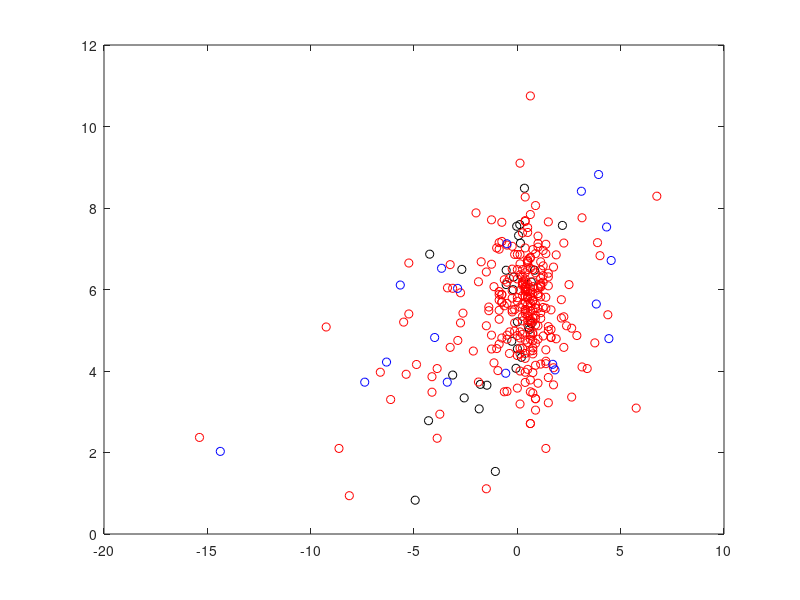

The MATLAB source for this figure: (Note: this script raises an error after producing the figure.)

% Digitized from Mathur 2013 figure 8 using the web plot digitizer
% -alpha by refraction error
mathurData = [   -4.9433   -4.2966   -1.0632   -1.8460   -2.5721   -3.1280   -4.2399   -2.6856   -1.7893   -1.4716   -0.0648    0.1961    0.0032   -0.2690    0.0032    0.6726    0.5478    0.5932   -0.5413   -0.5413   -0.2010   -0.1783    0.6726    0.8314    0.1507    0.0600   -0.0308    0.1167    0.3436    2.1815
   -0.8299   -2.7801   -1.5353   -3.0705   -3.3402   -3.9004   -6.8672   -6.4938   -3.6722   -3.6515   -4.0664   -4.3361   -4.5436   -4.7303   -5.2075   -5.1660   -5.0622   -5.0207   -6.1203   -6.4730   -5.9959   -6.3071   -6.1826   -6.4730   -7.1369   -7.3237   -7.5519   -7.5934   -8.4855   -7.5726];
% Convert the -alpha to positive alpha
mathurData(2,:) = -mathurData(2,:);

% Hashemi 2010
% kapa by refraction error
% Data provided by the corresponding author Akbar Fotouhi on April 23,
% 2018. From the study, there were 279 subjects who had refractive error
% determined under cycloplegia. These data are plotted here.
hashemiData = [6.75	5.75	4.38	4	3.88	3.75	3.38	3.13	3.13	2.88	2.63	2.63	2.5	2.38	2.25	2.25	2.25	2.13	2.13	1.88	1.88	1.75	1.75	1.75	1.63	1.63	1.63	1.63	1.5	1.5	1.5	1.5	1.5	1.5	1.5	1.5	1.38	1.38	1.38	1.38	1.38	1.38	1.38	1.38	1.25	1.25	1.25	1.25	1.25	1.25	1.13	1.13	1.13	1.13	1.13	1.13	1.13	1.13	1.13	1.13	1.13	1	1	1	1	1	1	1	1	1	1	0.88	0.88	0.88	0.88	0.88	0.88	0.88	0.88	0.88	0.88	0.88	0.88	0.88	0.75	0.75	0.75	0.75	0.75	0.75	0.75	0.75	0.75	0.75	0.75	0.75	0.75	0.75	0.75	0.75	0.75	0.75	0.75	0.63	0.63	0.63	0.63	0.63	0.63	0.63	0.63	0.63	0.63	0.63	0.63	0.63	0.63	0.63	0.63	0.63	0.63	0.63	0.63	0.63	0.63	0.63	0.5	0.5	0.5	0.5	0.5	0.5	0.5	0.5	0.5	0.5	0.5	0.5	0.5	0.5	0.5	0.5	0.5	0.5	0.5	0.38	0.38	0.38	0.38	0.38	0.38	0.38	0.38	0.38	0.38	0.38	0.38	0.38	0.38	0.38	0.38	0.38	0.38	0.38	0.38	0.38	0.25	0.25	0.25	0.25	0.25	0.25	0.25	0.25	0.25	0.25	0.25	0.25	0.25	0.13	0.13	0.13	0.13	0.13	0.13	0.13	0.13	0.13	0.13	0.13	0.13	0	0	0	0	0	0	0	0	-0.13	-0.13	-0.13	-0.13	-0.25	-0.25	-0.25	-0.25	-0.25	-0.25	-0.37	-0.38	-0.38	-0.5	-0.5	-0.5	-0.5	-0.5	-0.5	-0.63	-0.63	-0.63	-0.75	-0.75	-0.75	-0.75	-0.75	-0.75	-0.75	-0.88	-0.88	-0.88	-0.88	-0.88	-0.88	-0.88	-0.88	-0.94	-1	-1	-1.13	-1.13	-1.25	-1.25	-1.25	-1.25	-1.38	-1.38	-1.5	-1.5	-1.5	-1.75	-1.88	-1.88	-2	-2.13	-2.63	-2.75	-2.75	-2.88	-3.13	-3.25	-3.25	-3.38	-3.75	-3.88	-3.88	-4.13	-4.13	-4.88	-5.25	-5.25	-5.38	-5.5	-6.13	-6.63	-8.13	-8.63	-9.25	-15.38
8.29	3.09	5.38	6.83	7.15	4.69	4.06	4.1	7.76	4.87	5.05	3.36	6.12	5.11	7.14	4.58	5.33	5.75	5.3	6.85	4.79	4.08	3.66	6.55	5.5	4.82	5.02	4.83	5.09	7.66	3.84	6.09	6.4	4.99	6.31	3.22	5.81	7.11	4.24	5.54	2.1	6.88	4.52	4.18	6.96	6.58	5.56	6.34	6.18	4.86	5.43	5.82	6.14	6.48	6.06	6.11	4.17	5.29	6.68	6.08	6.28	7.13	5.85	7.04	3.7	7.31	5.54	5.11	4.78	6.04	5.9	8.06	6.88	3.32	3.32	4.14	5.54	4.68	5.13	5.36	6.41	5.29	5.63	3.04	3.96	5.92	5.73	5.3	6.19	4.42	4.94	6.49	5.72	4.74	4.57	3.46	6.07	4.91	5.2	5.5	4.5	6.98	5.73	10.75	6.79	5.82	2.71	3.49	7.84	5.9	4.78	2.71	4.93	6.52	5.95	5.21	5.23	4.87	5.59	6.04	6.77	5.67	5.47	5.26	4.49	3.78	6.7	5.36	6.14	7.4	5.14	5.79	4.04	5.95	6.69	4.7	7.52	6.73	5.83	5.81	5.43	6.65	6.49	5.63	5.24	3.97	5.96	6.19	7.67	6.26	7.69	5.83	6.05	5.47	6.41	3.72	5.41	4.43	7.02	5.51	4.31	5.69	6	6.07	4.76	8.27	5.23	4.56	5.85	7.39	6.15	4.9	6.1	5.63	6.13	6.49	6.19	6.31	5.34	6.36	4.42	6.86	5.98	6.63	3.19	4.56	4.81	9.1	4.96	5.57	4	5.8	6.26	4.87	6.49	3.58	4.38	5.71	6.86	4.98	5.18	5.51	6.86	5.5	5.79	5.97	7.06	5.45	6.5	4.96	6.27	4.43	4.78	7.09	5.66	4.88	3.5	6.18	3.49	6.24	5.6	5.69	5.69	7.18	4.81	5.87	5.88	7.65	5.27	7.15	4.66	5.95	5.88	5.74	6.99	5.49	4.01	7.02	4.55	6.07	4.2	4.88	4.54	6.62	7.71	5.57	5.48	1.11	5.11	6.43	6.68	6.19	3.73	7.88	4.49	5.42	5.18	5.92	4.75	6.03	4.58	6.61	6.04	2.94	2.35	4.06	3.48	3.86	4.16	5.4	6.65	3.92	5.2	3.3	3.97	0.94	2.1	5.08	2.37];

% Tabernero 2007 alpha by axial length
taberneroData = [    22.4046   22.6534   22.2886   22.2222   23.7313   24.6766   25.2736   24.4444   22.4378   22.2554   23.0680   23.0348   23.7479   24.5937   24.7761   25.4726   25.7877   27.8773
    8.8219    8.4110    7.5342    6.7123    7.1233    6.5205    6.1096    6.0274    5.6438    4.7945    4.1644    4.0274    3.9452    3.7260    4.8219    4.2192    3.7260    2.0274];

% Convert axial length in Tabernero to spherical error using the Atchison
% 2006 Eq19
ametropiaFromLength = @(x) (23.58 - x)./0.299;
taberneroData(1,:) = ametropiaFromLength(taberneroData(1,:));

figure

plot(mathurData(1,:),mathurData(2,:),'ok');
hold on
plot(hashemiData(1,:),hashemiData(2,:),'or');
plot(taberneroData(1,:),taberneroData(2,:),'ob');

% Add our model fit
sphericalAmetropias = -15:1:5;
clear alphaAzi alphaEle
for aa = 1:length(sphericalAmetropias)
    eye = modelEyeParameters('sphericalAmetropia',sphericalAmetropias(aa));
    alphaAzi(aa)= eye.axes.alpha.degField(1);
    alphaEle(aa)= eye.axes.alpha.degField(2);
end
plot(sphericalAmetropias,alphaAzi,'-r')

% Add the Tabernero model
sphericalAmetropias = -15:1:5;
clear alphaAzi alphaEle
for aa = 1:length(sphericalAmetropias)
    % This retinal fovea angle yields an azimuth alpha of 5 deg in the
    % emmetropic eye, matching the Tabernero model
    eye = modelEyeParameters('sphericalAmetropia',sphericalAmetropias(aa),'foveaAngle',[7.015 0 0]);
    alphaAzi(aa)= eye.axes.alpha.degField(1);
    alphaEle(aa)= eye.axes.alpha.degField(2);
end
plot(sphericalAmetropias,alphaAzi,':b')

ylim([0 12]);
xlim([-20 10]);
xlabel('spherical refractive error [diopters]');
ylabel('kappa or alpha [deg]');